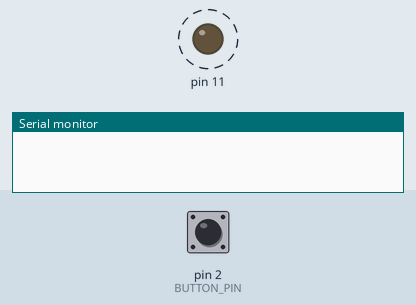
The sketch below on a simulated Arduino Uno, built with avr-gcc and run on an emulated ATmega328P. Shown: output pins drawn as LEDs (lit = HIGH), the last lines printed to the serial monitor. Dashed ring = blinking. The inputs (shaded band) are chosen by the test bench; at power-on: pin 2 (BUTTON_PIN) HIGH.

Above: at 0.75 s.
1.3 s: pin 2 (BUTTON_PIN) pulled LOW for 0.15 s
At 1.3 s:
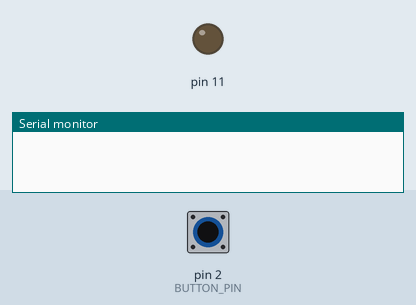
At 3.1 s:
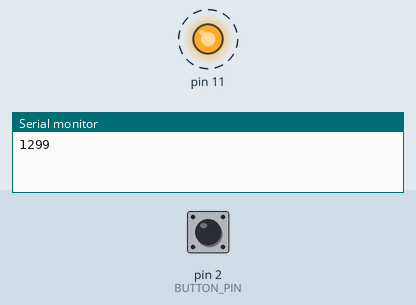
Timing chart, 0 to 9.9 s (numbered marks = the images above; inputs shaded):
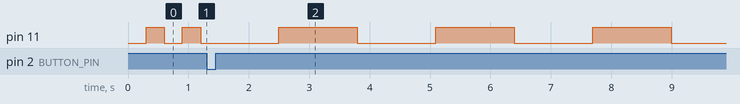

The sketch:

bpm_test.ino
```cpp
#include "Blinker.h"
#include "PushButton.h"

const int BUTTON_PIN = 2;
Blinker _led1Blinker(11, 300);  // specify pin and blink interval (200ms)
PushButton button(BUTTON_PIN);
const int DEBOUNCE_TIME = 10;

int lastPressTimestamp = 0;

void setup() {
  // empty
  pinMode(BUTTON_PIN, INPUT_PULLUP);
  button.setActiveLogic(LOW);
  button.setDebounceTime(DEBOUNCE_TIME);
  button.disableDoubleClick();
  Serial.begin(9600);
}

void loop() {
  _led1Blinker.update();
  button.update();

  if (button.isClicked()) {
    int timePressed = millis();
    int interval = timePressed - lastPressTimestamp;
    Serial.println(interval);
    _led1Blinker.setInterval(interval);
    lastPressTimestamp = millis();
  }

//  if (digitalRead(BUTTON_PIN) == LOW) {
//    int curTime = millis();
//    int interval = curTime - lastPressTimestamp;
//    Serial.println(interval);
//    _led1Blinker.setInterval(curTime - lastPressTimestamp);
//    lastPressTimestamp = millis();
//  }
}
```

Blinker.cpp
```cpp
#include "Blinker.h"

Blinker::Blinker(const int pin, unsigned long blinkInterval) :
  _pin(pin) // initialize const like this in C++
{
  _interval = blinkInterval;
  _state = LOW;
  _lastToggledTimestamp = 0;
  pinMode(_pin, OUTPUT);
}

void Blinker::setInterval(unsigned long blinkInterval) {
  _interval = blinkInterval;
}

/**
* Calculates whether to toggle output state based on the set interval
* Call this function once per loop()
*/
void Blinker::update() {
  unsigned long currentTimestampMs = millis();

  if (currentTimestampMs - _lastToggledTimestamp >= _interval) {
    _lastToggledTimestamp = currentTimestampMs;
    _state = !_state;
    digitalWrite(_pin, _state);
  }
}
```

Blinker.h
```cpp
#include <Arduino.h>

class Blinker{

  private:
    const int _pin;                 // output pin

    int _state;                     // current state (either HIGH OR LOW)
    unsigned long _lastToggledTimestamp; // last state toggle in ms

  public:
    unsigned long _interval;  // blink interval in ms
    Blinker(const int pin, const unsigned long blinkInterval);
    void update();
    void setInterval(unsigned long blinkerInterval);
};
```

PushButton.cpp
```cpp
// (licence header left out)
#include "PushButton.h"
#include <Arduino.h>

#define IDLE 0
#define ACTIVE 1
#define CLICKED 2
#define DOUBLE_CLICKED 3
#define RELEASED 4
#define FIRST_HELD 5
#define HELD 6

PushButton::PushButton(int pin)
{
	pin_ = pin;
	state_ = IDLE;
	debounced_ = true;
	doubleClickable_ = true;
	activeLogic_ = true;
	debounceTime_ = 10;
	holdTime_ = 2000;
	doubleClickTime_ = 300;
	lastClickTime_ = 0;
	lastReleaseTime_ = 0;
}

void PushButton::update()
{
	switch (state_)
	{
		case IDLE:
			if (debounced_)
			{
				if (isActive()) // Button clicked
				{
					if (doubleClickable_ && millis() - lastClickTime_ < doubleClickTime_)
					{
						state_ = DOUBLE_CLICKED;
					}
					else
					{
						state_ = CLICKED;
					}

					debounced_ = false;
					lastClickTime_ = millis();
				}
			}
			else if (millis() - lastReleaseTime_ > debounceTime_)
			{
				debounced_ = true;
			}
			break;

		case ACTIVE:
			if (debounced_) // Only check button again when it has been debounced
			{
				if (!isActive()) // Button not active, hence released
				{
					state_ = RELEASED;
				}
				else if (millis() - lastClickTime_ > holdTime_) // Button held
				{
					state_ = FIRST_HELD;
				}
			}
			else if (millis() - lastClickTime_ > debounceTime_) // Check if debounce time has passed
			{
				debounced_ = true;
			}
			break;

		case CLICKED:
		case DOUBLE_CLICKED:
			state_ = ACTIVE;
			break;

		case RELEASED:
			state_ = IDLE;
			debounced_ = false;
			lastReleaseTime_ = millis();
			break;

		case FIRST_HELD:
			state_ = HELD;
			break;

		case HELD:
			if (!isActive())
			{
				state_ = RELEASED;
			}
			break;

		default: // This should never execute
			state_ = IDLE;
			break;
	}
}

bool PushButton::isActive()
{
	return (digitalRead(pin_) == activeLogic_);
}

bool PushButton::isClicked()
{
	return (state_ == CLICKED);
}

bool PushButton::isDoubleClicked()
{
	if (doubleClickable_)
	{
		return (state_ == DOUBLE_CLICKED);
	}
	else
	{
		return false;
	}
}

bool PushButton::isHeld()
{
	return (state_ == FIRST_HELD);
}

bool PushButton::isReleased()
{
	return (state_ == RELEASED);
}

void PushButton::disableDoubleClick()
{
	doubleClickable_ = false;
}

void PushButton::enableDoubleClick()
{
	doubleClickable_ = true;
}

void PushButton::setDebounceTime(int ms)
{
	debounceTime_ = ms;
}

void PushButton::setHoldTime(int ms)
{
	holdTime_ = ms;
}

void PushButton::setDoubleClickTime(int ms)
{
	doubleClickTime_ = ms;
}

void PushButton::setActiveLogic(int high_or_low)
{
	activeLogic_ = high_or_low;
}
```

PushButton.h
```cpp
// (licence header left out)
#ifndef PUSHBUTTON_H
#define PUSHBUTTON_H

class PushButton
{
	public:
		PushButton(int pin);
		void update();
		bool isActive();
		bool isClicked();
		bool isDoubleClicked();
		bool isHeld();
		bool isReleased();
		void disableDoubleClick();
		void enableDoubleClick();
		void setDebounceTime(int ms);
		void setHoldTime(int ms);
		void setDoubleClickTime(int ms);
		void setActiveLogic(int high_or_low);
	private:
		int state_;
		long lastClickTime_;
		long lastReleaseTime_;
		int pin_;
		bool doubleClickable_;
		bool activeLogic_;
		bool debounced_;
		int debounceTime_;
		int holdTime_;
		int doubleClickTime_;
};

#endif
```

Measured:
- after the input at 1.3 s, pin 11: alternates HIGH for 1.3 s and LOW for 1.3 s, starting after 1.2 s
- by itself, pin 11: alternates HIGH for 0.30 s and LOW for 0.30 s
